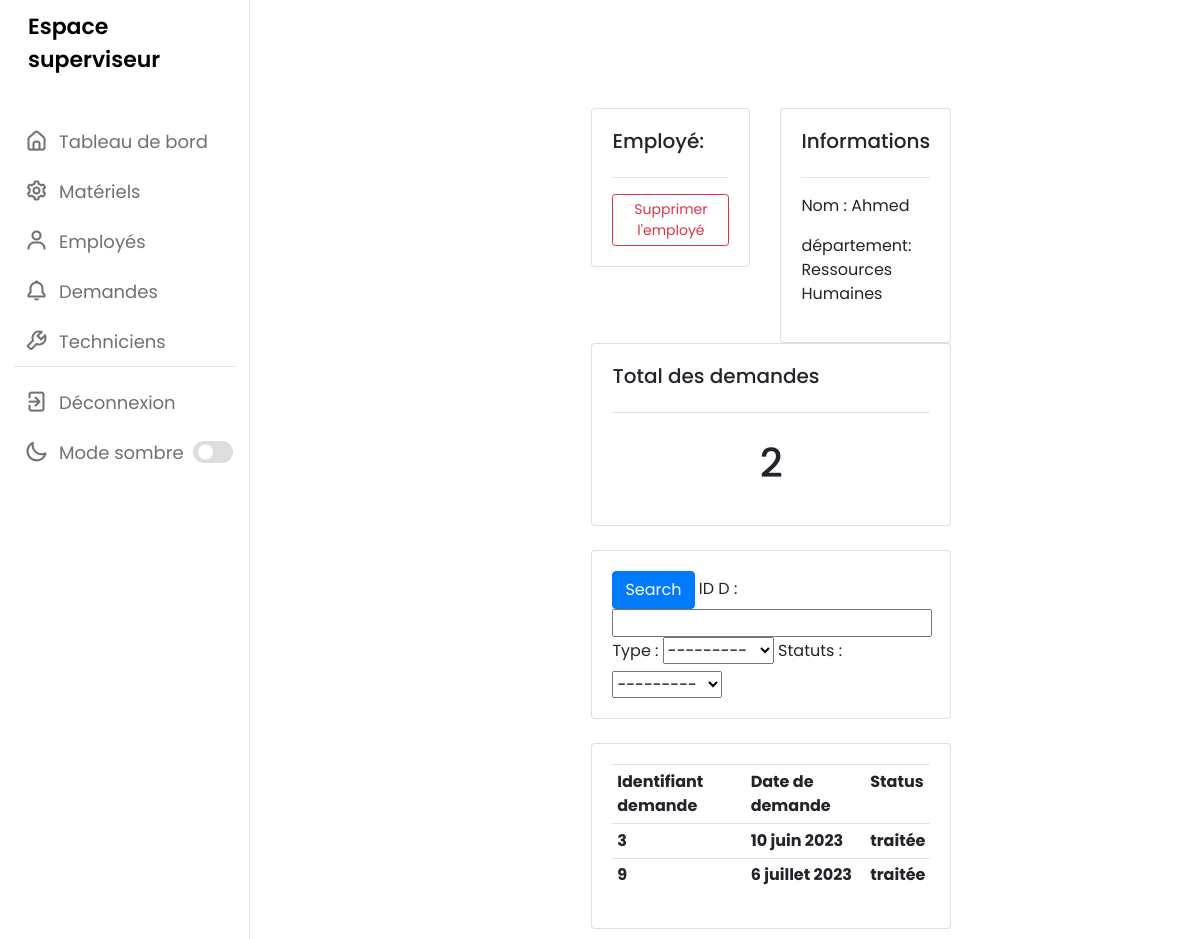
/employe/2 (signed in), run on the app's committed database.
### employe/models.py (models this page shows, shortened)
class employe(models.Model):
    ID_E = models.CharField(max_length=200, unique=True, null=True)
    nomE = models.CharField(max_length=200, null=True)
    departement = models.CharField(max_length=200, null=True)
    date_ajout = models.DateField(auto_now_add=True)

### demande/models.py (models this page shows, shortened)
class demande(models.Model):
    STATUS = ((' traitée', ' traitée'),
                  ('en cours', 'en cours'),
                  ('non traitée', 'non traitée'))
    TYPE = ((' Réparation', ' Réparation'),
                ('Attribution', 'Attribution'))
    employe = models.ForeignKey(employe, null=True, on_delete=models.CASCADE)
    materiel = models.ForeignKey(materiel, null=True, on_delete=models.SET_NULL)
    technicien = models.ForeignKey(technicien, null=True, blank=True, on_delete=models.SET_NULL)
    ID_D = models.CharField(max_length=200, unique=True, null=True)
    type = models.CharField(max_length=200, null=True, choices=TYPE)
    date_creation = models.DateField(auto_now_add=True)
    statuts = models.CharField(max_length=200, null=True, choices=STATUS)

### employe/views.py (the view)
# urls.py: path('/<str:pk>',views.list_employe,name='employe'),
@login_required(login_url='acces')
def list_employe(request,pk):
    Employe=employe.objects.get(id=pk)
    demande=Employe.demande_set.all()
    demande_total=demande.count()
    myFilter=DemandeFiltre(request.GET,queryset=demande )
    demande=myFilter.qs
    context={'Employe':Employe,'demande':demande,'demande_total':demande_total,'myFilter':myFilter}
    return render(request,'employe/list_employe.html',context)

### templates/employe/list_employe.html
{% extends 'main2.html' %}
{% block content %}
	<br>
<div class="row">
	<div class="col-md">
		<div class="card card-body">
			<h5>Employé:</h5>
			<hr>
			<a class="btn btn-outline-danger  btn-sm btn-block" href="{% url 'supprimer_employe' Employe.ID_E %}">Supprimer l'employé</a>
		</div>
	</div>
	<div class="col-md">
		<div class="card card-body">
			<h5>Informations</h5>
			<hr>
			<p>Nom : {{Employe.nomE}} </p>
			<p>département: {{Employe.departement}}</p>
		</div>
	</div>
	<div class="col-md">
		<div class="card card-body">
			<h5>Total des demandes</h5>
			<hr>
			<h1 style="text-align: center;padding: 10px">{{demande_total}}</h1>
		</div>
	</div>
</div>
<br>
<div class="row">
	<div class="col">
		<div class="card card-body">
			<form method="get">
		   	<button class="btn btn-primary" type="submit">Search</button>
		       {{myFilter.form}}
		</form>
		</div>
	</div>
</div>
<br>
<div class="row">
	<div class="col-md">
		<div class="card card-body">
			<table class="table table-sm">
				<tr>
					<th> Identifiant demande </th>
					<th>Date de demande</th>
					<th>Status</th>
				</tr>
                 {%for demande in demande%}
				<tr>
					<th>{{demande.ID_D}}</th>
					<th>{{demande.date_creation}}</th>
					<th>{{demande.statuts}}</th>
				</tr>
                {% endfor %}
			</table>
		</div>
	</div>
</div>
{% endblock content%}

### static/css/style.css (style rules this page uses)
* { margin: 0; padding: 0; box-sizing: border-box; font-family: 'Poppins', sans-serif; }
:root { --primary-color: #0E4BF1; --panel-color: #FFF; --text-color: #000; --black-light-color: #707070; --border-color: #e6e5e5; --toggle-color: #DDD; --box1-color: #4DA3FF; --box2-color: #FFE6AC; --box3-color: #E7D1FC; --title-icon-color: #fff; --tran-05: all 0.5s ease; --tran-03: all 0.3s ease; --tran-03: all 0.2s ease; }
body { min-height: 100vh; background-color: var(--primary-color); }

### templates/base/navbartest.html (style rules this page uses)
* { margin: 0; padding: 0; box-sizing: border-box; font-family: 'Poppins', sans-serif; }
:root { --primary-color: #0E4BF1; --panel-color: #FFF; --text-color: #000; --black-light-color: #707070; --border-color: #e6e5e5; --toggle-color: #DDD; --box1-color: #4DA3FF; --box2-color: #FFE6AC; --box3-color: #E7D1FC; --title-icon-color: #fff; --tran-05: all 0.5s ease; --tran-03: all 0.3s ease; --tran-03: all 0.2s ease; }
body { min-height: 100vh; background-color: var(--primary-color); }

### data on the page
employe: nomE "Ahmed", departement "Ressources Humaines"
demande: ID_D "3", date_creation "10 juin 2023", statuts "traitée"
demande: ID_D "9", date_creation "6 juillet 2023", statuts "traitée"

### other printed values
{{ demande_total }} "2"
